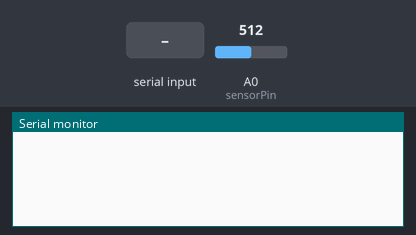
Recording of a sketch running on a simulated Arduino Uno, built with avr-gcc and run on an emulated ATmega328P. Shown: the last lines printed to the serial monitor. The inputs (shaded band) are chosen by the test bench; at power-on: A0 (sensorPin) = 512.

Above: at 0.9 s.
1.0 s: "1" received over Serial
At 1.31 s:
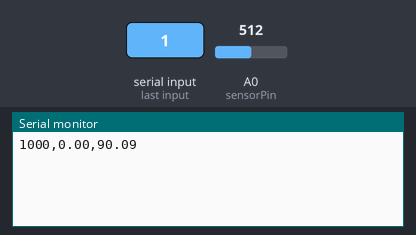
3.0 s: A0 (sensorPin) set to 716
At 3.31 s:
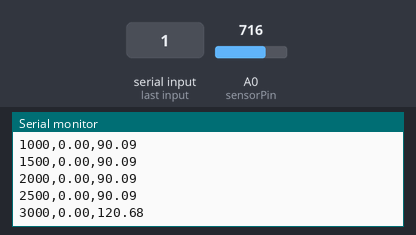
4.5 s: A0 (sensorPin) set to 900
At 4.9 s:
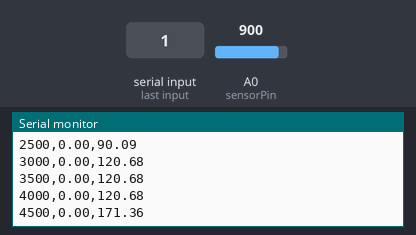
Timing chart, 0 to 7.5 s (numbered marks = the images above; inputs shaded):
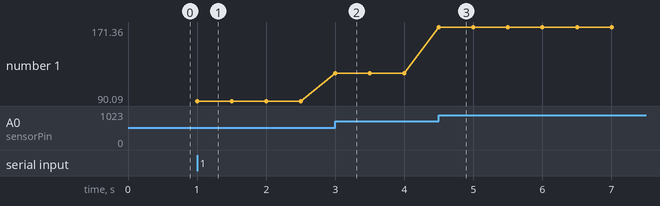

Measured:
- after the input at 1.0 s, the serial monitor: prints a new line at once (image 1)
- after the input at 3.0 s, the serial monitor: prints a new line at once (image 2)
- after the input at 4.5 s, the serial monitor: prints a new line at once (image 3)
- plotted number 1: 90.09 → 120.68 after the input at 3.0 s, 120.68 → 171.36 after the input at 4.5 s

The sketch:

PID_controller.ino
```cpp
int ssrPin = 9;      // SSR pin
int sensorPin = A0;  // NTC 100k pin

// PID parameteres
double Kp = 50;
double Ki = 0.03;
double Kd = 0.0;

double Wc = 2.2; //wc for derivative filter

// NTC 100k
double R0 = 100000;
double T0 = 298.15;
double B = 3950;
double Rseries = 9330;

double setPoint = 85;
double prevTemp = 0.0;
double u = 0.0;
double integral = 0.0;
double Ud = 0.0;
double lastError = 0.0;
double preheatTemp = 55.0;

const int windowSize = 2500;
const unsigned long controlPeriod = 100;
unsigned long lastControlTime = 0;
unsigned long windowStartTime = 0;

const unsigned long logPeriod = 500;
unsigned long lastLogTime = 0;

double power = 1500;
double power_ratio = 0;

double t_on = 0;
double t_off = 0;


void setup() {
  pinMode(ssrPin, OUTPUT);
  Serial.begin(9600);

  while(!Serial.available()){
    ; // do nothing untill python code runs.
  }
  Serial.read();
  windowStartTime = millis();
}

double readNTC(int pin){
  int adc = analogRead(pin);
  double Rntc = Rseries * ((1023.0 / adc) - 1.0);

  double T = 1.0 / (1.0/T0 + (1.0/B) * log(Rntc/R0));
  T = T - 273.15; // kelvin to celsius
  return T;
}

void loop() {
  double currentTemp = readNTC(sensorPin);
  unsigned long now = millis();
  static bool pidStarted = false;
  // control p(t) every controlPeriod = 0.5s
  if (now - lastControlTime >= controlPeriod){

        double dt = (now - lastControlTime) / 1000.0;
        if (dt > 0){
          Ud = 1/(Wc * controlPeriod) * (Ud + Kd * Wc * (currentTemp - prevTemp));
          prevTemp = currentTemp;
        }
        lastControlTime = now;

        if (currentTemp < preheatTemp){
          power_ratio = 1;
          integral = 0;
          pidStarted = false;
        }
        else{

          if (!pidStarted){
            integral = 0;
            lastControlTime = now;
            pidStarted = true;

          }
          else{
              double error = setPoint - currentTemp;

              u =  Kp * error +  Ki * integral - Ud;
              power_ratio = u / power;

              if (power_ratio < 0.10){
                if (power_ratio >= 0.05) power_ratio = 0.10;
                if (power_ratio < 0.05) power_ratio = 0.0;
              }

              if (power_ratio > 0.90){
                if (power_ratio >= 0.95) power_ratio = 1;
                if (power_ratio < 0.95) power_ratio = 0.90;
              }


              if (currentTemp > 93.0) power_ratio = 0.0;

              integral += error * dt;

          }


        }

  }

  if ((now - windowStartTime) >= windowSize){
    windowStartTime += windowSize;
    t_on = power_ratio * windowSize;
  }

  if ((now - windowStartTime) < t_on){
    digitalWrite(ssrPin, HIGH);
  } else {
    digitalWrite(ssrPin, LOW);
  }

  if (now - lastLogTime >= logPeriod) {
    lastLogTime = now;
    Serial.print(now);
    Serial.print(",");
    Serial.print(t_on / windowSize);
    Serial.print(",");
    Serial.println(currentTemp);

  }

}
```
